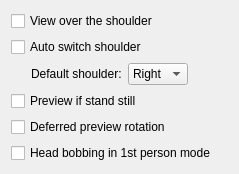
     <widget class="QWidget" name="cameraSettings">
      <attribute name="title">
       <string>Camera</string>
      </attribute>
      <layout class="QVBoxLayout">
       <item>
        <widget class="QCheckBox" name="viewOverShoulderCheckBox">
         <property name="toolTip">
          <string>&lt;html&gt;&lt;head/&gt;&lt;body&gt;&lt;p&gt;This setting controls third person view mode.&lt;/p&gt;&lt;p&gt;False: View is centered on the character's head. Crosshair is hidden.
True: In non-combat mode camera is positioned behind the character's shoulder. Crosshair is visible in third person mode as well.
&lt;/p&gt;&lt;/body&gt;&lt;/html&gt;</string>
         </property>
         <property name="text">
          <string>View over the shoulder</string>
         </property>
        </widget>
       </item>
       <item>
        <widget class="QCheckBox" name="autoSwitchShoulderCheckBox">
         <property name="toolTip">
          <string>&lt;html&gt;&lt;head/&gt;&lt;body&gt;&lt;p&gt;When player is close to an obstacle, automatically switches camera to the shoulder that is farther away from the obstacle.&lt;/p&gt;&lt;/body&gt;&lt;/html&gt;</string>
         </property>
         <property name="text">
          <string>Auto switch shoulder</string>
         </property>
        </widget>
       </item>
       <item>
        <layout class="QVBoxLayout" name="viewOverShoulderVerticalLayout">
         <property name="leftMargin">
          <number>20</number>
         </property>
         <property name="topMargin">
          <number>0</number>
         </property>
         <property name="rightMargin">
          <number>0</number>
         </property>
         <property name="bottomMargin">
          <number>0</number>
         </property>
         <item>
          <layout class="QHBoxLayout" name="defaultShoulderHorizontalLayout">
           <property name="leftMargin">
            <number>0</number>
           </property>
           <property name="topMargin">
            <number>0</number>
           </property>
           <property name="rightMargin">
            <number>0</number>
           </property>
           <property name="bottomMargin">
            <number>0</number>
           </property>
           <item>
            <widget class="QLabel" name="defaultShoulderLabel">
             <property name="text">
              <string>Default shoulder:</string>
             </property>
            </widget>
           </item>
           <item>
            <widget class="QComboBox" name="defaultShoulderComboBox">
             <property name="currentIndex">
              <number>0</number>
             </property>
             <item>
              <property name="text">
               <string>Right</string>
              </property>
             </item>
             <item>
              <property name="text">
               <string>Left</string>
              </property>
             </item>
            </widget>
           </item>
           <item>
            <spacer name="horizontalSpacer_3">
             <property name="orientation">
              <enum>Qt::Horizontal</enum>
             </property>
             <property name="sizeHint" stdset="0">
              <size>
               <width>40</width>
               <height>20</height>
              </size>
             </property>
            </spacer>
           </item>
          </layout>
         </item>
        </layout>
       </item>
       <item>
        <widget class="QCheckBox" name="previewIfStandStillCheckBox">
         <property name="toolTip">
          <string>&lt;html&gt;&lt;head/&gt;&lt;body&gt;&lt;p&gt;If enabled then the character rotation is not synchonized with the camera rotation while the character doesn't move and not in combat mode.&lt;/p&gt;&lt;/body&gt;&lt;/html&gt;</string>
         </property>
         <property name="text">
          <string>Preview if stand still</string>
         </property>
        </widget>
       </item>
       <item>
        <widget class="QCheckBox" name="deferredPreviewRotationCheckBox">
         <property name="toolTip">
          <string>&lt;html&gt;&lt;head/&gt;&lt;body&gt;&lt;p&gt;If enabled then the character smoothly rotates to the view direction after exiting preview or vanity mode. If disabled then the camera rotates rather than the character.&lt;/p&gt;&lt;/body&gt;&lt;/html&gt;</string>
         </property>
         <property name="text">
          <string>Deferred preview rotation</string>
         </property>
        </widget>
       </item>
       <item>
        <widget class="QCheckBox" name="headBobbingCheckBox">
         <property name="toolTip">
          <string>&lt;html&gt;&lt;head/&gt;&lt;body&gt;&lt;p&gt;Enables head bobbing when move in first person mode.&lt;/p&gt;&lt;/body&gt;&lt;/html&gt;</string>
         </property>
         <property name="text">
          <string>Head bobbing in 1st person mode</string>
         </property>
        </widget>
       </item>
       <item>
        <spacer>
         <property name="orientation">
          <enum>Qt::Vertical</enum>
         </property>
         <property name="sizeHint" stdset="0">
          <size>
           <width>0</width>
           <height>0</height>
          </size>
         </property>
        </spacer>
       </item>
      </layout>
     </widget>
